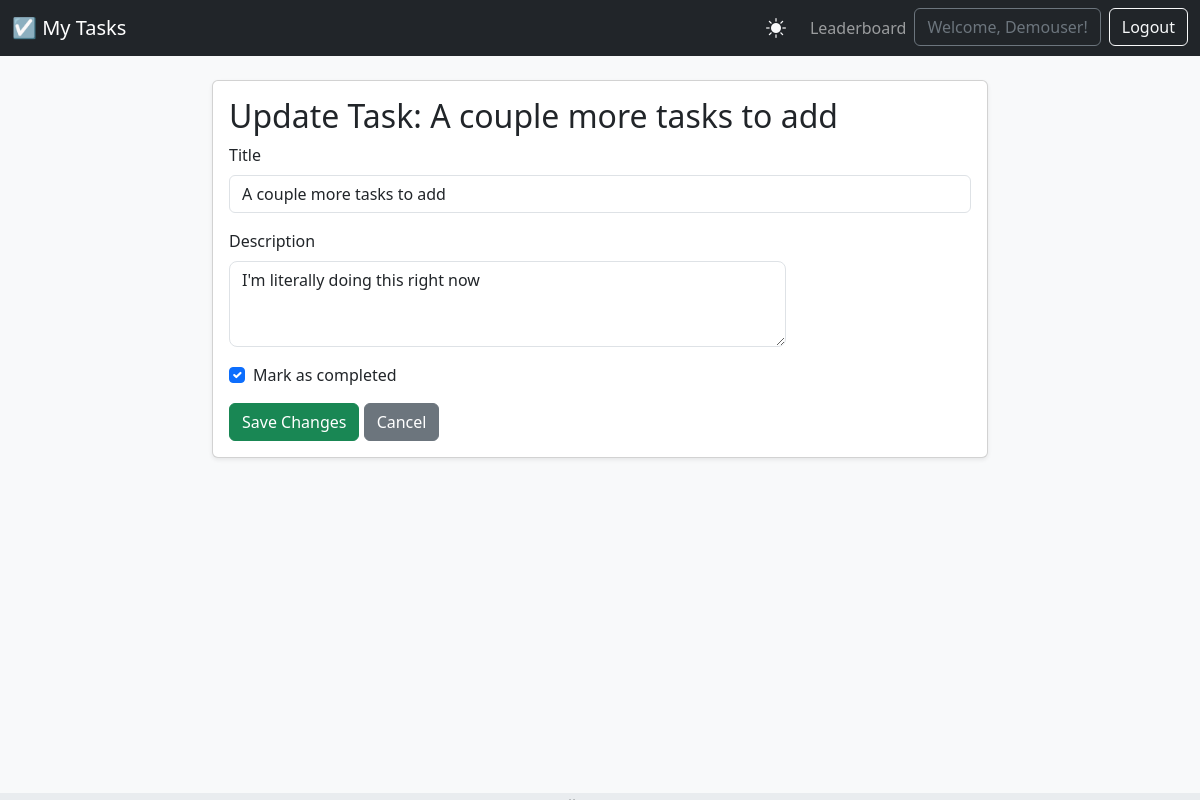
Page /update/21/ (signed in) on the committed database.
### tasks/models.py (models this page shows, shortened)
class Task(models.Model):
    user = models.ForeignKey(User, on_delete=models.CASCADE)
    title = models.CharField(max_length=200)
    description = models.TextField(blank=True)
    completed = models.BooleanField(default=False)
    created_at = models.DateTimeField(auto_now_add=True)
    priority = models.IntegerField(default=0)
    class Meta:
        ordering = ['priority', '-created_at']

### tasks/views.py (the view)
# urls.py: path('update/<int:pk>/', views.task_update, name='task-update'),
@login_required
def task_update(request, pk):
    task = get_object_or_404(Task, id=pk, user=request.user)
    if request.method == 'POST':
        form = TaskForm(request.POST, instance=task)
        if form.is_valid():
            form.save()
            messages.success(request, f'Task "{task.title}" updated successfully!')
            return redirect('task-list')
    else:
        form = TaskForm(instance=task)
    context = {'form': form, 'task': task}
    return render(request, 'tasks/task_update.html', context)

### tasks/forms.py
class TaskForm(forms.ModelForm):
    class Meta:
        model = Task
        fields = ['title', 'description', 'completed']
        widgets = {
            'title': forms.TextInput(attrs={'class': 'form-control'}),
            'description': forms.Textarea(attrs={'class': 'form-control w-75 rounded-3', 'rows': 3}),
            'completed': forms.CheckboxInput(attrs={'class': 'form-check-input'}),
        }

### templates/tasks/task_update.html (shortened to what this page needs)
{% extends 'base.html' %}
{% block content %}
<div class="card shadow-sm">
    <div class="card-body">
        <h2 class="card-title">Update Task: {{ task.title }}</h2>
        <form method="post">
            <div class="mb-3">
                <label for="id_title" class="form-label">Title</label>
                {{ form.title }}
            </div>
            <div class="mb-3">
                <label for="id_description" class="form-label">Description</label>
                {{ form.description }}
            </div>
            <div class="form-check mb-3">
                {{ form.completed }}
                <label class="form-check-label" for="id_completed">
                    Mark as completed
                </label>
            </div>
            <button type="submit" class="btn btn-success">Save Changes</button>
            <a href="{% url 'task-list' %}" class="btn btn-secondary">Cancel</a>
        </form>
    </div>
</div>
{% endblock %}

### templates/base.html (shortened to what this page needs)
{% load static %}
<!doctype html>
<html lang="en">
<head>
    <link href="https://cdn.jsdelivr.net/npm/bootstrap@5.3.3/dist/css/bootstrap.min.css" rel="stylesheet">
    <link rel="stylesheet" href="https://cdn.jsdelivr.net/npm/bootstrap-icons@1.11.3/font/bootstrap-icons.min.css">
</head>
<body class="d-flex flex-column min-vh-100">
    <nav class="navbar navbar-expand-lg navbar-dark bg-dark mb-4">
        <div class="container-fluid">
            <a class="navbar-brand" href="{% url 'task-list' %}">☑️ My Tasks</a>
            <div class="d-flex align-items-center">
                <button id="theme-toggle" class="nav-link text-light me-3">
                    <i class="bi bi-sun-fill"></i> </button>
                <ul class="navbar-nav ms-auto">
                    {% if user.is_authenticated %}
                        <li class="nav-item">
                            <a class="nav-link" href="{% url 'leaderboard' %}">Leaderboard</a>
                        </li>
                        <li class="nav-item">
                            <li class="nav-item me-2">
                                <a href="{% url 'user-profile' %}" class="btn btn-outline-secondary">
                                    Welcome, {{ user.username }}!
                                </a>
                            </li>
                        </li>
                        <li class="nav-item">
                            <form action="{% url 'logout' %}" method="post">
                                <button type="submit" class="btn btn-outline-light">Logout</button>
                            </form>
                        </li>
                    {% endif %}
                </ul>
            </div>
        </div>
    </nav>
    <div class="container" style="padding-bottom: 50px;">
        {% block content %}
        {% endblock %}
    </div>
    <footer class="footer mt-auto py-1 bg-body-secondary">
    </footer>
</body>
</html>

### templates/base.html (style rules this page uses)
body { background-color: #f8f9fa; }
.container { max-width: 800px; }
#theme-toggle { font-size: 1.25rem; cursor: pointer; background: none; border: none; }
.footer { position: fixed; bottom: 0; left: 0; right: 0; transition: transform 0.3s ease-in-out; transform: translateY(calc(100% - 7px)); }

### rows in the picture
Task: title "A couple more tasks to add", description "I'm literally doing this right now", completed "☑"

### other values in the picture
{{ user.username }} "Demouser"
